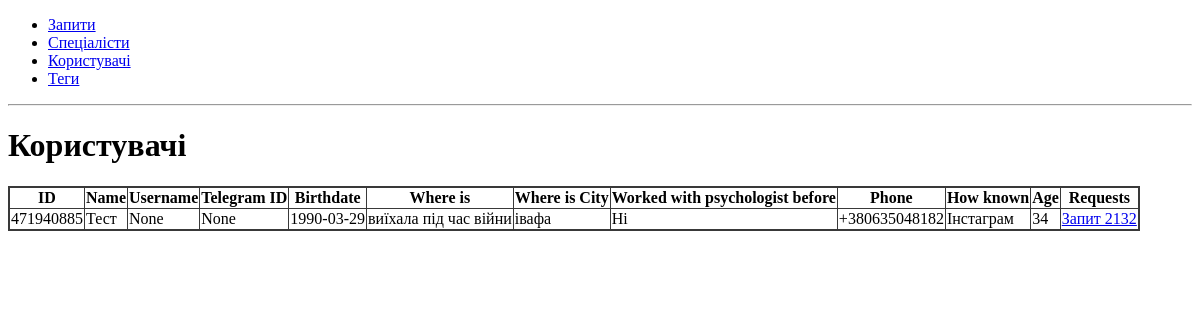
The app's page /users/, older data.
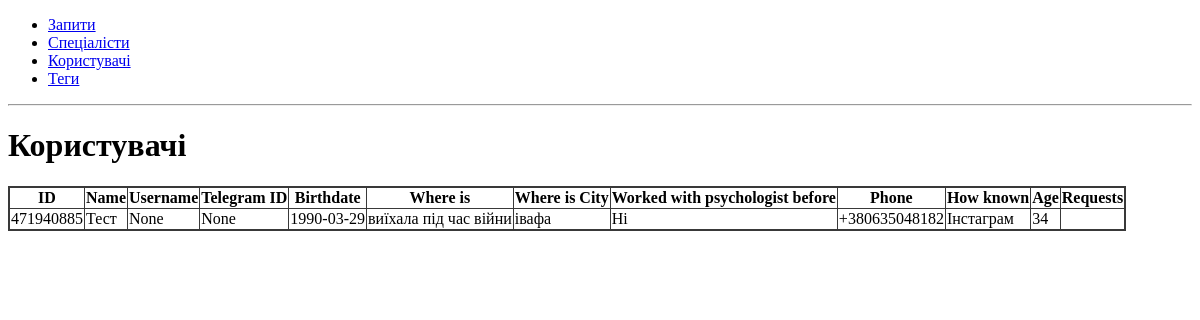
The same page, newer data.
### app/users/models.py (models this page shows, shortened)
class User(db.Model):
    id = db.Column(db.Integer, primary_key=True)
    name = db.Column(db.String(80), unique=True, nullable=False)
    username = db.Column(db.String(80), unique=True)
    telegram_id = db.Column(db.Integer, unique=True)
    birthdate = db.Column(db.Date, nullable=False)
    where_is = db.Column(db.String(80), nullable=False)
    where_is_city = db.Column(db.String(80), nullable=False)
    worked_with_psychologist_before = db.Column(db.String(80), nullable=False)
    phone = db.Column(db.String(80), nullable=False)
    how_known = db.Column(db.String(80), nullable=False)
    age = db.Column(db.Integer)

### app/requests/models.py (models this page shows, shortened)
class Request(db.Model):
    id = db.Column(db.Integer, primary_key=True)
    created_date = db.Column(db.DateTime, nullable=False)
    user_full_name = db.Column(db.String(80), nullable=False)
    user_username = db.Column(db.String(80))
    user_telegram_id = db.Column(db.Integer)
    user_birthdate = db.Column(db.Date, nullable=False)
    user_where_is = db.Column(db.String(80), nullable=False)
    user_where_is_city = db.Column(db.String(80), nullable=False)
    user_worked_with_psychologist_before = db.Column(db.String(80), nullable=False)
    help_type = db.Column(db.String(80), nullable=False)
    user_how_known = db.Column(db.String(80), nullable=False)
    user_phone = db.Column(db.Integer, nullable=False)
    request_type = db.Column(db.String(80), nullable=False)
    tag_id = db.Column(db.Integer, db.ForeignKey("tag.id"), nullable=False)
    tag = db.relationship("Tag", backref="requests")
    user_id = db.Column(db.Integer, db.ForeignKey("user.id"), nullable=False)
    user = db.relationship("User", backref="requests")
    specialist_id = db.Column(db.Integer, db.ForeignKey("specialist.id"), nullable=True)
    specialist = db.relationship("Specialist", backref="requests")
    def __repr__(self):
        return f"Запит {self.id}"

### app/users/routes.py (the view)
@bp.route('/')
def users():
    return render_template('users.html', users=User.query.all())

### app/users/templates/users.html
{% extends 'base.html' %}
{% block content %}
<h1>Користувачі</h1>
{% include 'users_table.html' %}
{% endblock %}

### app/users/templates/users_table.html
<table id="users">
    <thead>
        <tr>
            <th>ID</th>
            <th>Name</th>
            <th>Username</th>
            <th>Telegram ID</th>
            <th>Birthdate</th>
            <th>Where is</th>
            <th>Where is City</th>
            <th>Worked with psychologist before</th>
            <th>Phone</th>
            <th>How known</th>
            <th>Age</th>
            <th>Requests</th>
        </tr>
    </thead>
    <tbody>
        {% for user in users %}
        <tr>
            <td>{{ user.id }}</td>
            <td>{{ user.name }}</td>
            <td>{{ user.username }}</td>
            <td>{{ user.telegram_id }}</td>
            <td>{{ user.birthdate }}</td>
            <td>{{ user.where_is }}</td>
            <td>{{ user.where_is_city }}</td>
            <td>{{ user.worked_with_psychologist_before }}</td>
            <td>{{ user.phone }}</td>
            <td>{{ user.how_known }}</td>
            <td>{{ user.age }}</td>
            <td>
                {% for request in user.requests %}
                <a href="{{ url_for('requests.request_card', request_id=request.id) }}">{{ request }}</a>
                {% endfor %}
            </td>
        </tr>
        {% endfor %}
    </tbody>
</table>

Row changes from the older to the newer data that the page shows:
removed Request: id "Запит 2132"
